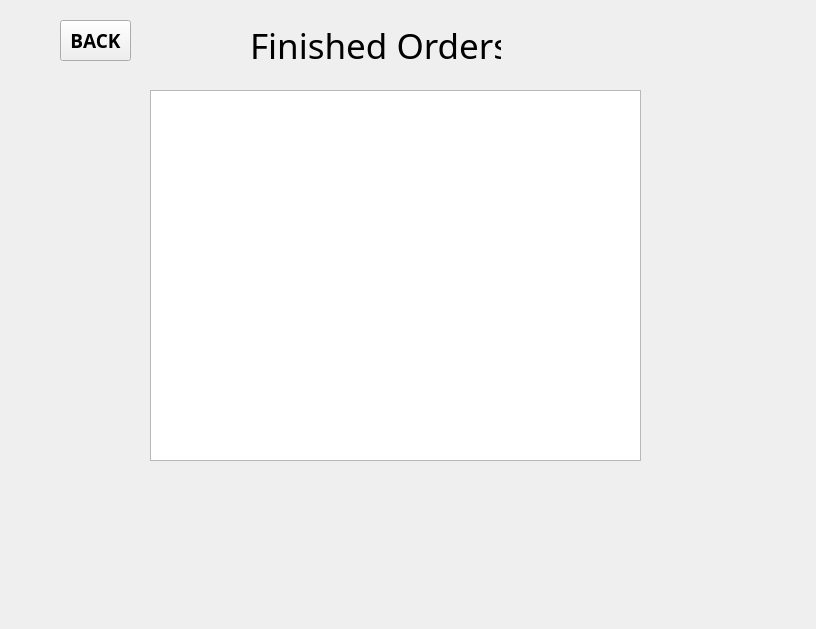
<?xml version="1.0" encoding="UTF-8"?>
<ui version="4.0">
 <class>delivercheck</class>
 <widget class="QWidget" name="delivercheck">
  <property name="geometry">
   <rect>
    <x>0</x>
    <y>0</y>
    <width>816</width>
    <height>629</height>
   </rect>
  </property>
  <property name="windowTitle">
   <string>Form</string>
  </property>
  <widget class="QLabel" name="label">
   <property name="geometry">
    <rect>
     <x>250</x>
     <y>20</y>
     <width>251</width>
     <height>51</height>
    </rect>
   </property>
   <property name="font">
    <font>
     <family>Bauhaus 93</family>
     <pointsize>26</pointsize>
    </font>
   </property>
   <property name="text">
    <string>Finished Orders</string>
   </property>
  </widget>
  <widget class="QLabel" name="label_2">
   <property name="geometry">
    <rect>
     <x>-190</x>
     <y>0</y>
     <width>1211</width>
     <height>641</height>
    </rect>
   </property>
   <property name="styleSheet">
    <string notr="true">image: url(:/new/prefix2/1223);</string>
   </property>
   <property name="text">
    <string/>
   </property>
  </widget>
  <widget class="QTextEdit" name="textEdit">
   <property name="geometry">
    <rect>
     <x>150</x>
     <y>90</y>
     <width>491</width>
     <height>371</height>
    </rect>
   </property>
   <property name="font">
    <font>
     <family>Arial Unicode MS</family>
     <pointsize>18</pointsize>
     <weight>75</weight>
     <bold>true</bold>
    </font>
   </property>
  </widget>
  <widget class="QPushButton" name="pushButton">
   <property name="geometry">
    <rect>
     <x>60</x>
     <y>20</y>
     <width>71</width>
     <height>41</height>
    </rect>
   </property>
   <property name="font">
    <font>
     <family>Andalus</family>
     <pointsize>14</pointsize>
     <weight>75</weight>
     <bold>true</bold>
    </font>
   </property>
   <property name="styleSheet">
    <string notr="true">border-color: rgb(255, 255, 255);</string>
   </property>
   <property name="text">
    <string>BACK</string>
   </property>
  </widget>
  <zorder>label_2</zorder>
  <zorder>label</zorder>
  <zorder>textEdit</zorder>
  <zorder>pushButton</zorder>
 </widget>
 <resources/>
 <connections/>
</ui>
